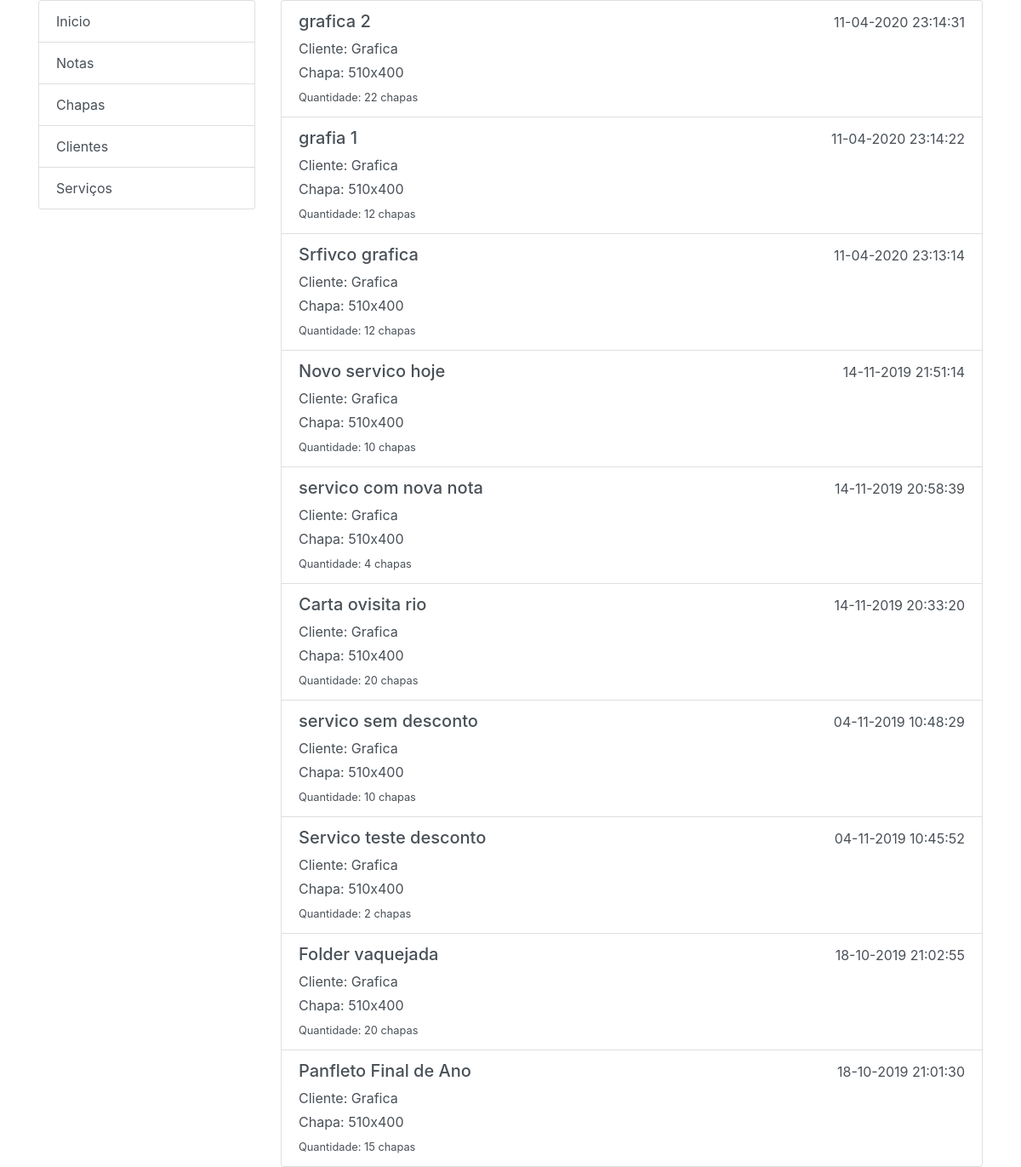
/lista_servicos_cliente/2, run on an earlier commit of the app's database.
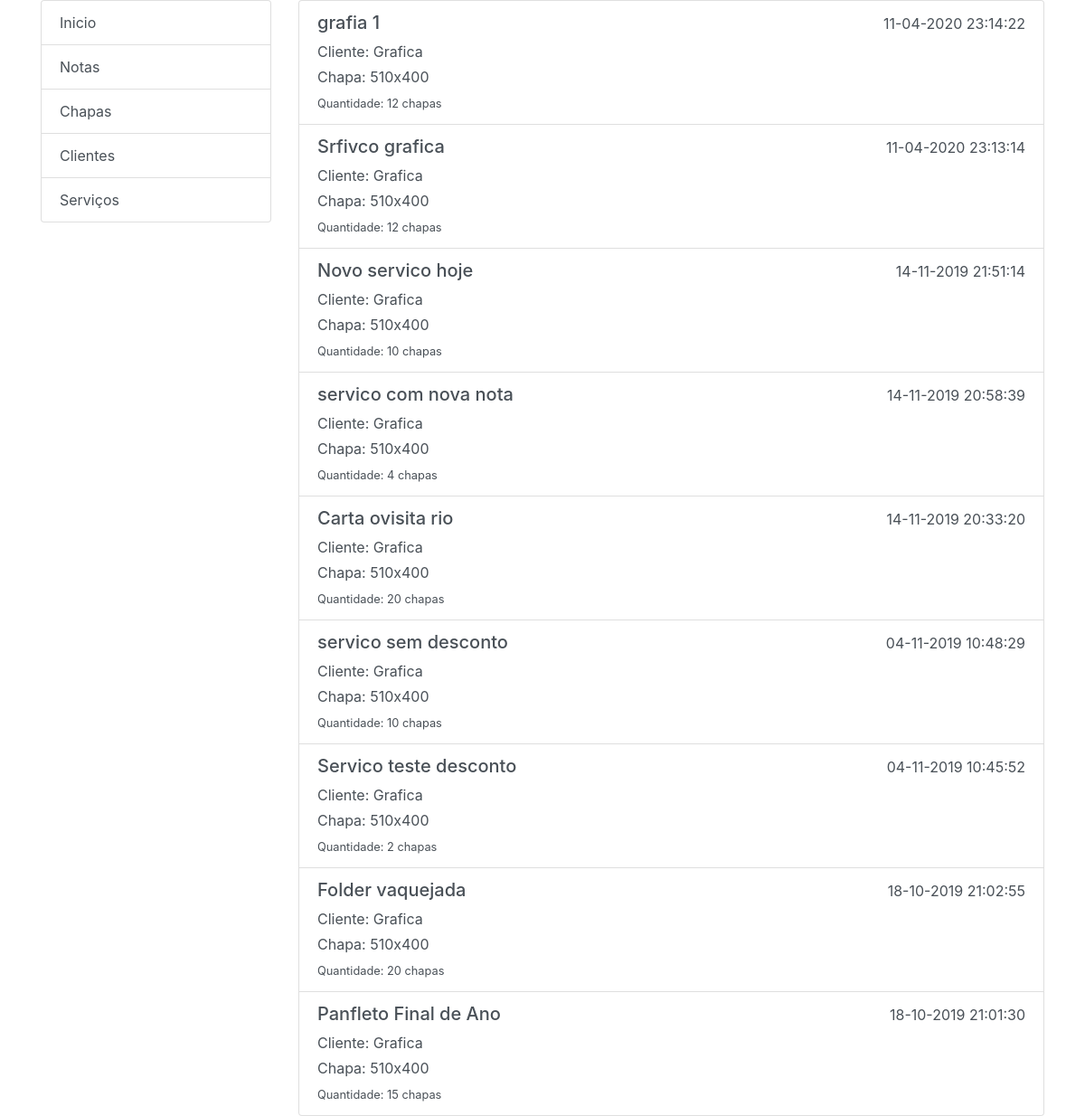
And on a later commit of the database.
### core/models.py (models this page shows, shortened)
class Servico(models.Model):
    nome = models.CharField('Nome Serviço', max_length=200)
    cliente = models.ForeignKey(Cliente, verbose_name='Cliente', related_name='clientes',on_delete=models.PROTECT)
    chapa = models.ForeignKey(Chapa, verbose_name='Chapa', related_name='servico', on_delete=models.PROTECT)
    quantidade = models.IntegerField('Quantidade',null=False)
    created_at = models.DateTimeField('Criado em', auto_now_add=True, null=True)
    uploaded_at = models.DateTimeField('Atualizado em', auto_now=True, null=True)
    class Meta:
        verbose_name = "Servico"
        verbose_name_plural = "Servicos"
        ordering = ['-created_at']

class Cliente(models.Model):
    nome = models.CharField('* Nome / Empresa',max_length=200)
    email = models.EmailField('* Email',max_length=100,null=True,blank=True)
    telefone = models.CharField('* Fone',max_length=20,null=True,blank=True)
    cnpj = models.CharField('CNPJ',max_length=40,null=True,blank=True)
    cpf = models.CharField('CPF',max_length=40,null=True,blank=True)
    rua = models.CharField('Rua',max_length=40,null=True,blank=True)
    bairro = models.CharField('Bairro',max_length=40,null=True,blank=True)
    numero = models.IntegerField('Numero',null=True,blank=True)
    cidade = models.CharField('Cidade',max_length=40,null=True,blank=True)
    estado = models.CharField('Estado',max_length=40,null=True,blank=True)
    cep = models.CharField('Cep',max_length=40,null=True,blank=True)
    created_at = models.DateTimeField('Criado em', auto_now_add=True,null=True)
    uploaded_at = models.DateTimeField('Atualizado em', auto_now=True,null=True)
    nota = models.ManyToManyField('Nota', through='GrupoClienteNota', null=True)
    def __str__(self):
        return self.nome
    class Meta:
        verbose_name = "Cliente"
        verbose_name_plural = "Clientes"
        ordering = ['-created_at']

class Chapa(models.Model):
    nome = models.CharField('Nome',max_length=100)
    valor = models.FloatField('Valor',null=True,blank=True)
    estoque = models.IntegerField('Quantidade em Estoque',null=True,blank=True)
    marca = models.CharField('Marca',null=True,blank=True,max_length=50)
    obs = models.CharField('Obs', max_length=255,null=True,blank=True)
    created_at = models.DateTimeField('Criado em', auto_now_add=True, null=True)
    uploaded_at = models.DateTimeField('Atualizado em', auto_now=True, null=True)
    def __str__(self):
        return self.nome
    class Meta:
        verbose_name = "Chapa"
        verbose_name_plural = "Chapas"
        ordering = ['nome']

### core/views.py (the view)
# urls.py: path('lista_servicos_cliente/<int:id>', views.lista_servicos_cliente, name='lista_servicos_cliente'),
def lista_servicos_cliente(request,id):
    cliente = Cliente.objects.get(pk=id)
    servicos = Servico.objects.filter(cliente=id)
    context = {}
    context['cliente'] = cliente
    context['servicos'] = servicos
    return render(request,'lista_servicos_cliente.html',context)

### core/templates/lista_servicos_cliente.html
{% extends "layout.html" %}
{% load static %}
{% block content %}
<div class="list-group">
    {% for servico in servicos %}
    <a href="#" class="list-group-item list-group-item-action">
    <div class="d-flex w-100 justify-content-between">
      <h5 class="mb-1">{{ servico.nome }}</h5>
      <h5><small>{{ servico.created_at|date:"d-m-Y H:i:s"   }}</small></h5>
    </div>
    <p class="mb-1">Cliente: {{ servico.cliente }}</p>
    <p class="mb-1">Chapa: {{ servico.chapa }}</p>
    <small>Quantidade: {{ servico.quantidade }} chapas</small>
  </a>
    {% endfor %}
</div>
{% endblock %}

What changed in the data, as far as the page shows it:
removed Servico: nome "grafica 2", created_at "11-04-2020 23:14:31", cliente "Grafica", chapa "510x400", quantidade "22"
